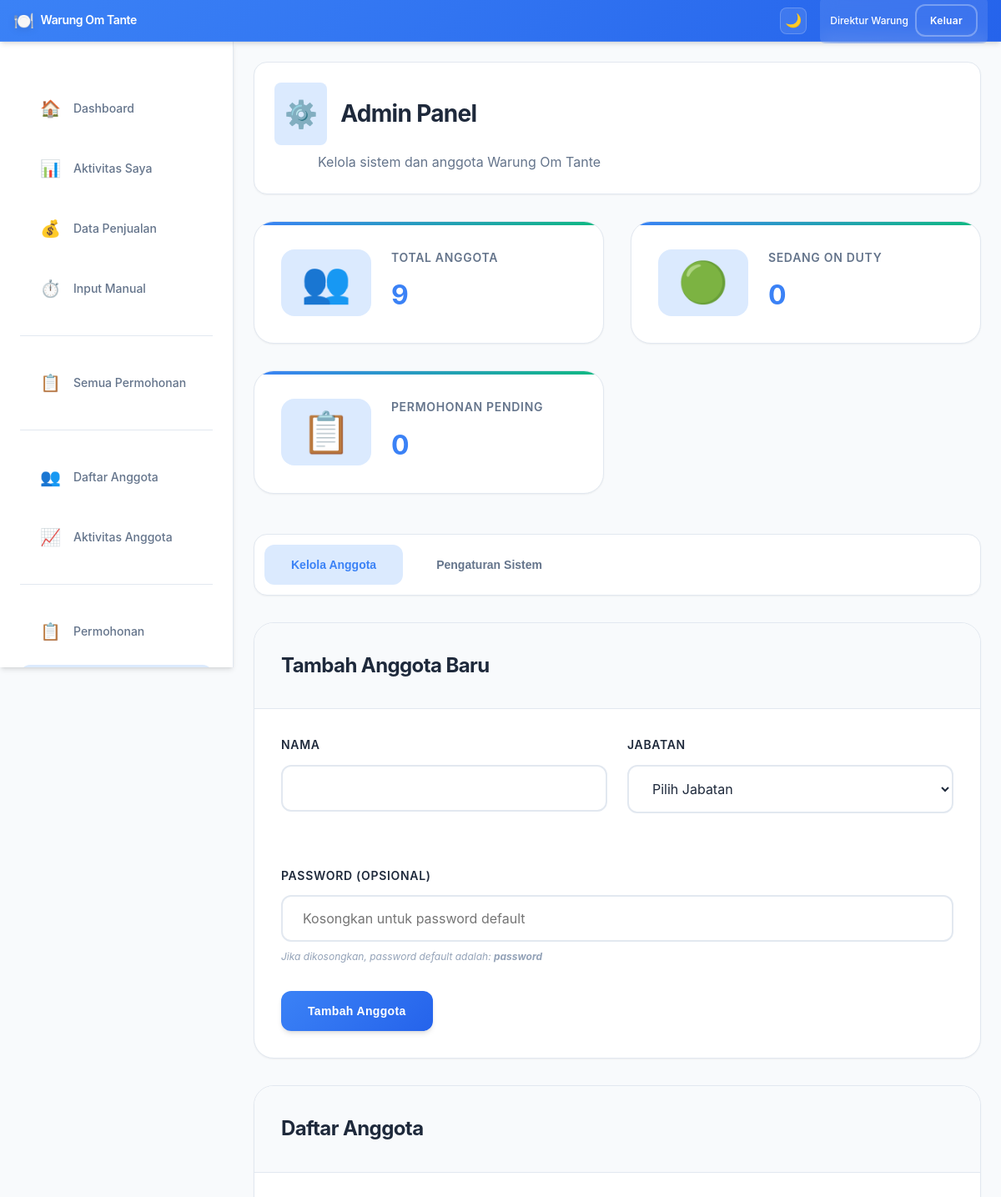
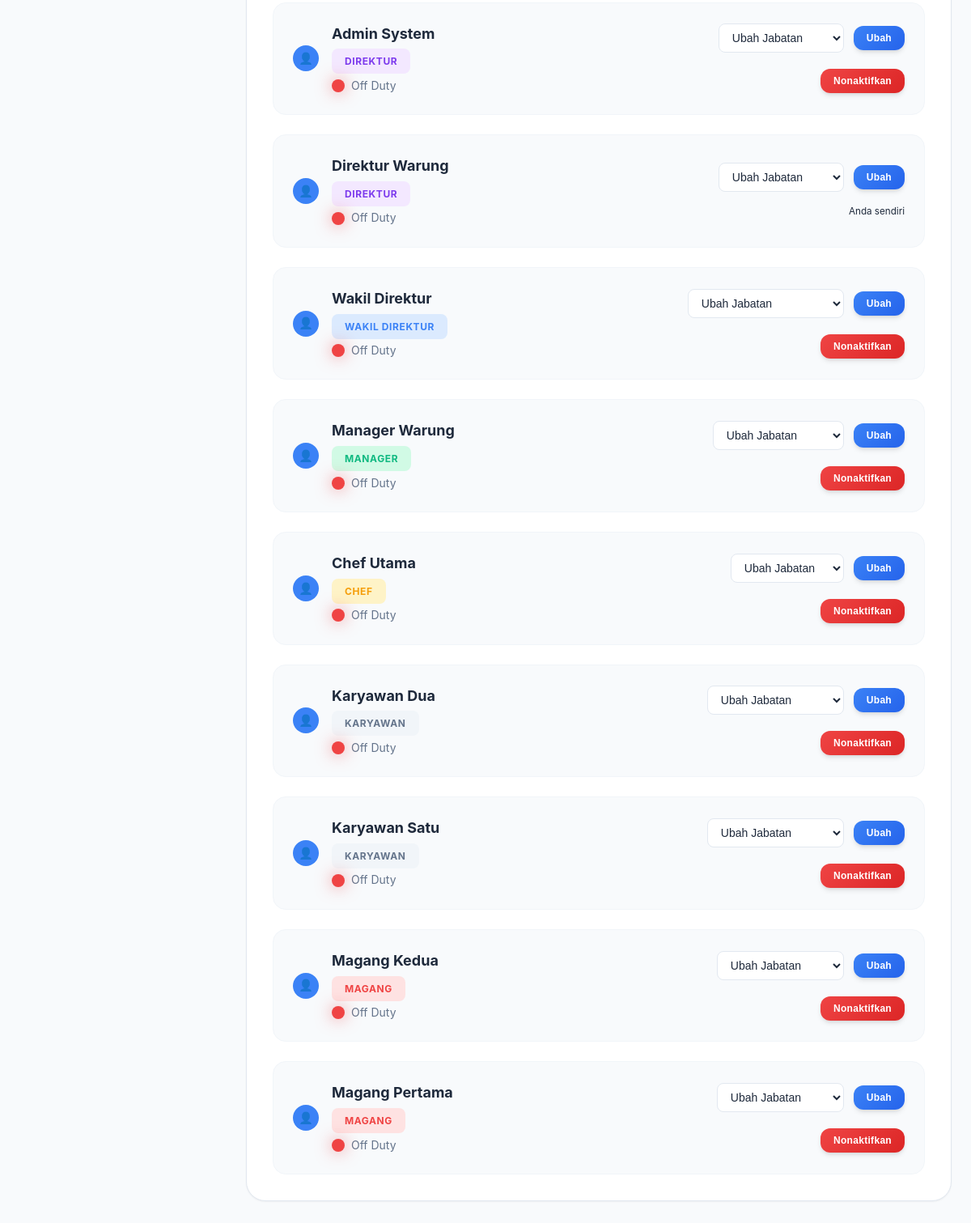
/admin.php (signed in), run on the app's committed database (2 pictures, top to bottom).
### tables this page shows
CREATE TABLE employees (
    id INT PRIMARY KEY AUTO_INCREMENT,
    name VARCHAR(100) NOT NULL,
    role ENUM('direktur', 'wakil_direktur', 'manager', 'chef', 'karyawan', 'magang') NOT NULL,
    password VARCHAR(255) NOT NULL,
    status ENUM('active', 'inactive') DEFAULT 'active',
    is_on_duty BOOLEAN DEFAULT FALSE,
    current_duty_start DATETIME NULL,
    total_duty_hours INT DEFAULT 0,
    created_at TIMESTAMP DEFAULT CURRENT_TIMESTAMP,
    updated_at TIMESTAMP DEFAULT CURRENT_TIMESTAMP ON UPDATE CURRENT_TIMESTAMP
);

### config.php (called while the page is built, shortened)
<?php
$conn = new mysqli(DB_HOST, DB_USER, DB_PASS, DB_NAME);
$conn->set_charset("utf8");
function isLoggedIn() {
    return isset($_SESSION['user_id']);
}
function getCurrentUser() {
    global $conn;
    $stmt = $conn->prepare("SELECT * FROM employees WHERE id = ?");
    $stmt->bind_param("i", $_SESSION['user_id']);
    $stmt->execute();
    return $stmt->get_result()->fetch_assoc();
}
function getRoleDisplayName($role) {
    $roles = [
        'direktur' => 'Direktur',
        'wakil_direktur' => 'Wakil Direktur',
        'manager' => 'Manager',
        'chef' => 'Chef',
        'karyawan' => 'Karyawan',
        'magang' => 'Magang'
    ];
    return $roles[$role] ?? ucfirst($role);
}
?>

### admin.php (the view, shortened to what this page needs)
<?php
require_once 'config.php';
$user = getCurrentUser();
$employees = $conn->query("
    SELECT * FROM employees
    WHERE status = 'active'
    ORDER BY
        CASE role
            WHEN 'direktur' THEN 1
            WHEN 'wakil_direktur' THEN 2
            WHEN 'manager' THEN 3
            WHEN 'chef' THEN 4
            WHEN 'karyawan' THEN 5
            WHEN 'magang' THEN 6
        END,
        name
")->fetch_all(MYSQLI_ASSOC);
$stats = [];
$stats['total_employees'] = $conn->query("SELECT COUNT(*) as count FROM employees WHERE status = 'active'")->fetch_assoc()['count'];
$stats['on_duty_count'] = $conn->query("SELECT COUNT(*) as count FROM employees WHERE is_on_duty = 1")->fetch_assoc()['count'];
$stats['pending_requests'] = $conn->query("
    SELECT
        (SELECT COUNT(*) FROM leave_requests WHERE status = 'pending') +
        (SELECT COUNT(*) FROM resignation_requests WHERE status = 'pending') +
        (SELECT COUNT(*) FROM manual_duty_requests WHERE status = 'pending') as count
")->fetch_assoc()['count'];
?>
<!DOCTYPE html>
<html lang="id">
<head>
    <link rel="stylesheet" href="style.css">
</head>
<body>
    <div class="dashboard-container">
        <?php include 'includes/header.php'; ?>
        <?php include 'includes/sidebar.php'; ?>
        <main class="main-content">
            <div class="page-header">
                <h1>
                    <span class="page-icon">⚙️</span>
                    Admin Panel
                </h1>
                <p>Kelola sistem dan anggota Warung Om Tante</p>
            </div>
            <div class="stats-grid">
                <div class="stat-card">
                    <div class="stat-icon">👥</div>
                    <div class="stat-content">
                        <h3>Total Anggota</h3>
                        <p class="stat-value"><?= $stats['total_employees'] ?></p>
                    </div>
                </div>
                <div class="stat-card">
                    <div class="stat-icon">🟢</div>
                    <div class="stat-content">
                        <h3>Sedang On Duty</h3>
                        <p class="stat-value"><?= $stats['on_duty_count'] ?></p>
                    </div>
                </div>
                <div class="stat-card">
                    <div class="stat-icon">📋</div>
                    <div class="stat-content">
                        <h3>Permohonan Pending</h3>
                        <p class="stat-value"><?= $stats['pending_requests'] ?></p>
                    </div>
                </div>
            </div>
            <div class="admin-tabs">
                <button class="tab-button active" onclick="showAdminTab('employees')">Kelola Anggota</button>
                <button class="tab-button" onclick="showAdminTab('system')">Pengaturan Sistem</button>
            </div>
            <div id="employees-admin-tab" class="tab-content active">
                <div class="content-grid">
                    <div class="card">
                        <div class="card-header">
                            <h3>Tambah Anggota Baru</h3>
                        </div>
                        <div class="card-content">
                            <form method="POST" class="admin-form">
                                <div class="form-row">
                                    <div class="form-group">
                                        <label for="name">Nama</label>
                                        <input type="text" name="name" id="name" class="form-input" required>
                                    </div>
                                    <div class="form-group">
                                        <label for="role">Jabatan</label>
                                        <select name="role" id="role" class="form-select" required>
                                            <option value="">Pilih Jabatan</option>
                                        </select>
                                    </div>
                                </div>
                                <div class="form-group">
                                    <label for="password">Password (Opsional)</label>
                                    <input type="password" name="password" id="password" class="form-input"
                                           placeholder="Kosongkan untuk password default">
                                    <small class="form-help">Jika dikosongkan, password default adalah: <strong>password</strong></small>
                                </div>
                                <button type="submit" class="btn btn-primary">Tambah Anggota</button>
                            </form>
                        </div>
                    </div>
                    <div class="card">
                        <div class="card-header">
                            <h3>Daftar Anggota</h3>
                        </div>
                        <div class="card-content">
                            <div class="employees-management-list">
                                <?php foreach ($employees as $employee): ?>
                                <div class="employee-management-item">
                                    <div class="employee-info-section">
                                        <div class="employee-avatar-small">👤</div>
                                        <div class="employee-details">
                                            <h4><?= htmlspecialchars($employee['name']) ?></h4>
                                            <span class="role-badge role-<?= $employee['role'] ?>"><?= getRoleDisplayName($employee['role']) ?></span>
                                            <div class="employee-status-inline">
                                                <span class="status-indicator <?= $employee['is_on_duty'] ? 'on-duty' : 'off-duty' ?>"></span>
                                                <span><?= $employee['is_on_duty'] ? 'On Duty' : 'Off Duty' ?></span>
                                            </div>
                                        </div>
                                    </div>
                                    <div class="employee-actions">
                                        <form method="POST" class="role-change-form" onsubmit="return confirmRoleChange('<?= htmlspecialchars($employee['name']) ?>', this)">
                                            <div class="role-change-group">
                                                <select name="new_role" class="form-select-small" required>
                                                    <option value="">Ubah Jabatan</option>
                                                </select>
                                                <button type="submit" class="btn btn-primary btn-sm">Ubah</button>
                                            </div>
                                        </form>
                                        <?php if ($employee['id'] != $user['id']): ?>
                                        <form method="POST" class="deactivate-form" onsubmit="return confirm('Yakin ingin menonaktifkan <?= htmlspecialchars($employee['name']) ?>?\n\nAnggota yang dinonaktifkan tidak dapat login lagi.')">
                                            <button type="submit" class="btn btn-danger btn-sm">Nonaktifkan</button>
                                        </form>
                                        <?php else: ?>
                                        <div class="self-indicator">
                                            <small class="text-muted">Anda sendiri</small>
                                        </div>
                                        <?php endif; ?>
                                    </div>
                                </div>
                                <?php endforeach; ?>
                            </div>
                        </div>
                    </div>
                </div>
            </div>
        </main>
    </div>
</body>
</html>

### data on the page
employees: id "9", name "Magang Kedua", role "MAGANG", is_on_duty 0 (drawn)
employees: name "Admin System", role "DIREKTUR", is_on_duty 0 (drawn)
employees: name "Direktur Warung", role "DIREKTUR", is_on_duty 0 (drawn), shows "Anda sendiri"
employees: name "Wakil Direktur", role "WAKIL DIREKTUR", is_on_duty 0 (drawn)
employees: name "Manager Warung", role "MANAGER", is_on_duty 0 (drawn)
employees: name "Chef Utama", role "CHEF", is_on_duty 0 (drawn)
employees: name "Karyawan Dua", role "KARYAWAN", is_on_duty 0 (drawn)
employees: name "Karyawan Satu", role "KARYAWAN", is_on_duty 0 (drawn)
employees: name "Magang Pertama", role "MAGANG", is_on_duty 0 (drawn)

### other printed values
$_SESSION['name'] "Direktur Warung"
$stats['on_duty_count'] "0"
$stats['pending_requests'] "0"
